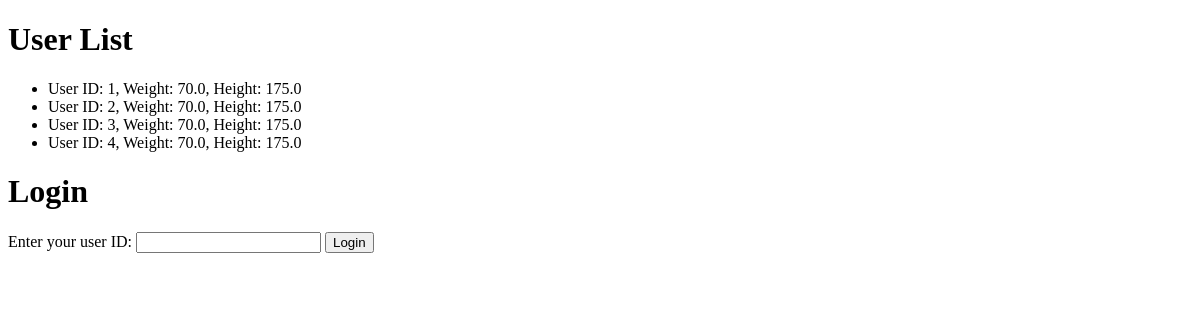
/, run on an earlier commit of the app's database.
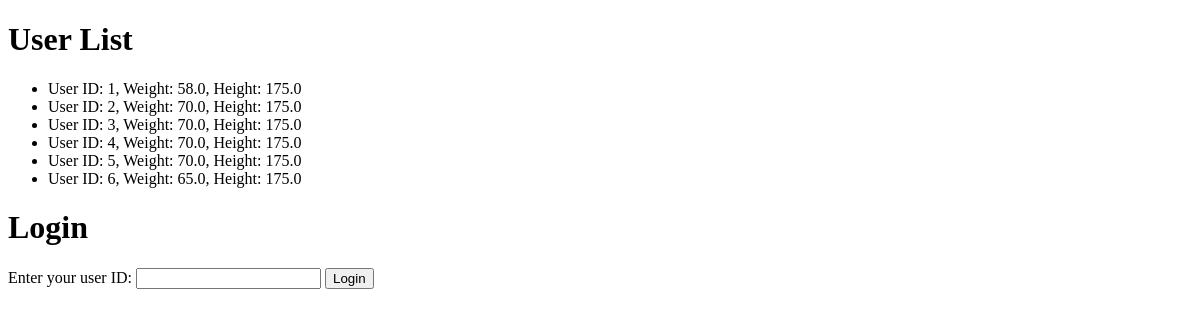
And on a later commit of the database.
### app.py (models this page shows)
class User(db.Model):
    id = db.Column(db.Integer, primary_key=True, autoincrement=True)
    weight = db.Column(db.Float, nullable=False)
    height = db.Column(db.Float, nullable=False)

### app.py (the view)
@app.route('/', methods=['GET', 'POST'])
def index():
    if request.method == 'POST':
        user_id = request.form['user_id']
        user = User.query.filter_by(id=user_id).first()
        if user is None:
            return redirect(url_for('register', user_id=user_id))
        return redirect(url_for('user_home', user_id=user_id))
    return render_template('login.html', User=User.query.all())

### templates/login.html (shortened to what this page needs)
<!DOCTYPE html>
<html lang="en">
<head>
</head>
<body>
    <h1>User List</h1>
    <ul>
        {% for item in User %}
            <li>User ID: {{ item.id }}, Weight: {{ item.weight }}, Height: {{ item.height }}</li>
        {% endfor %}
    </ul>
    <h1>Login</h1>
    <form method="post" action="/">
        <label for="user_id">Enter your user ID:</label>
        <input type="text" name="user_id" required>
        <button type="submit">Login</button>
    </form>
</body>
</html>

What changed in the data, as far as the page shows it:
changed User id 1: weight "70.0" → "58.0"
added User: id "5", weight "70.0", height "175.0"
added User: id "6", weight "65.0", height "175.0"
